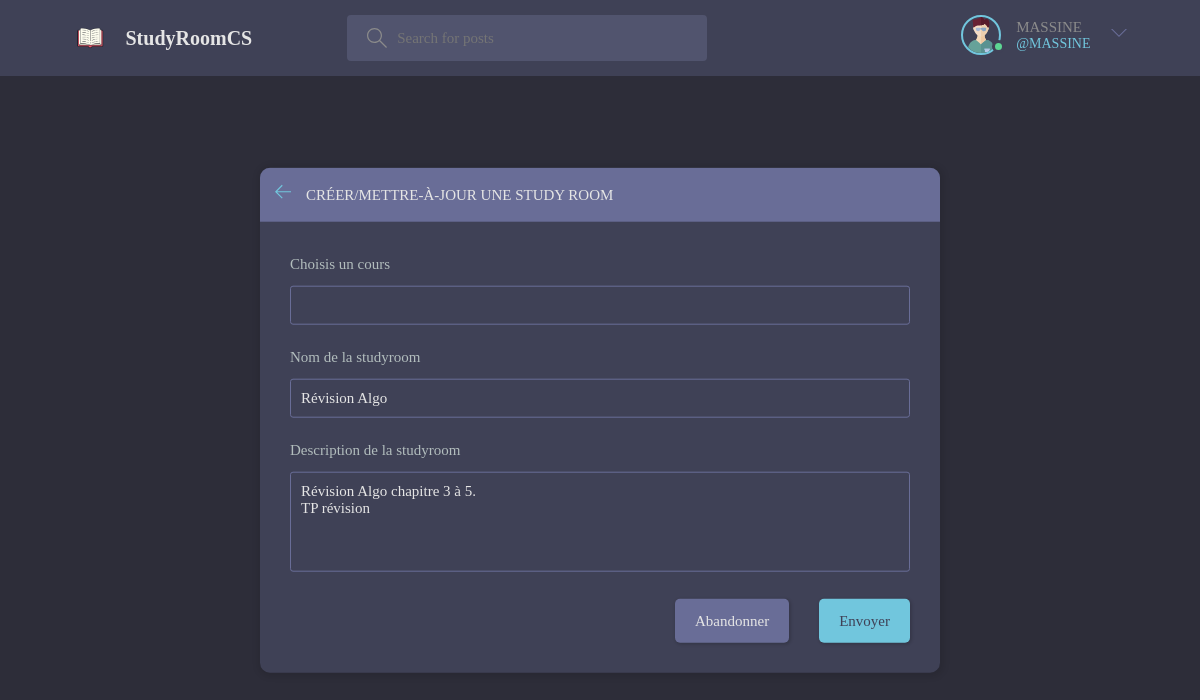
Page /update-room/2 (signed in) on the committed database.
### base/models.py (models this page shows, shortened)
class User(AbstractUser):
    name = models.CharField(max_length=200, null=True)
    email = models.EmailField(unique=True, null=True)
    bio = models.TextField(null=True)
    avatar = models.ImageField(null=True, default="avatar.svg")
    USERNAME_FIELD = 'email'
    REQUIRED_FIELDS = ['username']

class Room(models.Model):
    host = models.ForeignKey(User, on_delete=models.SET_NULL, null=True)
    topic = models.ForeignKey(Topic, on_delete=models.SET_NULL, null=True)
    name = models.CharField(max_length=200)
    description = models.TextField(null=True, blank=True)
    participants = models.ManyToManyField(
        User, related_name='participants', blank=True)
    updated = models.DateTimeField(auto_now=True)
    created = models.DateTimeField(auto_now_add=True)
    class Meta:
        ordering = ['-updated', '-created']

### base/views.py (the view)
# urls.py: path('update-room/<pk>', views.updateRoom, name='update-room'),
@login_required(login_url='login')
def updateRoom(request, pk):
    room = Room.objects.get(id=pk)
    form = RoomForm(instance=room)
    if request.user != room.host:
        return HttpResponse('Tu ne peux pas modifier cette studyroom!')
    if request.method == 'POST':
        form = RoomForm(request.POST, instance=room)
        if form.is_valid():
            form.save()
            return redirect('home')
    context = {'form': form}
    return render(request, 'base/room_form.html', context)

### base/forms.py
class RoomForm(ModelForm):
    class Meta:
        model = Room
        fields = '__all__'
        exclude = ['host', 'participants']

### base/templates/base/room_form.html (shortened to what this page needs)
{% extends 'main.html' %} {% block content %}
<main class="create-room layout">
  <div class="container">
    <div class="layout__box">
      <div class="layout__boxHeader">
        <div class="layout__boxTitle">
          <a href="{{request.META.HTTP_REFERER}}">
            <svg
              version="1.1"
              xmlns="http://www.w3.org/2000/svg"
              width="32"
              height="32"
              viewBox="0 0 32 32"
            >
              <path
                d="M13.723 2.286l-13.723 13.714 13.719 13.714 1.616-1.611-10.96-10.96h27.625v-2.286h-27.625l10.965-10.965-1.616-1.607z"
              ></path>
            </svg>
          </a>
          <h3>Créer/mettre-à-jour une Study Room</h3>
        </div>
      </div>
      <div class="layout__body">
        <form class="form" action="" method="POST">
          <div class="form__group">
            <label for="room_topic">Choisis un cours</label>
            <input
              required
              type="text"
              value="{{room.topic.name}}"
              name="topic"
              list="topic-list"
            />
          </div>
          <div class="form__group">
            <label for="room_name">Nom de la studyroom</label>
            {{form.name}}
          </div>
          <div class="form__group">
            <label for="room_description">Description de la studyroom</label>
            {{form.description}}
          </div>
          <div class="form__action">
            <a class="btn btn--dark" href="{{request.META.HTTP_REFERER}}"
              >Abandonner</a
            >
            <button class="btn btn--main" type="submit">Envoyer</button>
          </div>
        </form>
      </div>
    </div>
  </div>
</main>
{% endblock content %}

### templates/navbar.html (shortened to what this page needs)
{% load static %}
<header class="header header--loggedIn">
  <div class="container">
    <a href="{% url 'home' %}" class="header__logo">
      <img src="{% static 'images/logo.png' %}" />
      <h1>StudyRoomCS</h1>
    </a>
    <form class="header__search" method="GET" action="{% url 'home' %}">
      <label>
        <input name="q" placeholder="Search for posts" />
      </label>
    </form>
    <nav class="header__menu">
      {% if request.user.is_authenticated %}
      <div class="header__user">
        <a href="{% url 'update-user' %}">
          <div class="avatar avatar--medium active">
            <img src="{{request.user.avatar.url}}" />
          </div>
          <p>
            {{request.user.username}} <span>@{{request.user.username}}</span>
          </p>
        </a>
        <button class="dropdown-button">
          <svg
            version="1.1"
            xmlns="http://www.w3.org/2000/svg"
            width="32"
            height="32"
            viewBox="0 0 32 32"
          >
            <path d="M16 21l-13-13h-3l16 16 16-16h-3l-13 13z"></path>
          </svg>
        </button>
      </div>
      {% else %}
      <a href="{% url 'login' %}">
        <img src="{% static 'images/avatar.svg' %}" />
        <p>Login</p>
      </a>
      {% endif %}
    </nav>
  </div>
</header>

### rows in the picture
User: user.avatar (placeholder picture), user.username "MASSINE"
Room: name "Révision Algo", description "Révision Algo chapitre 3 à 5. TP révision"
